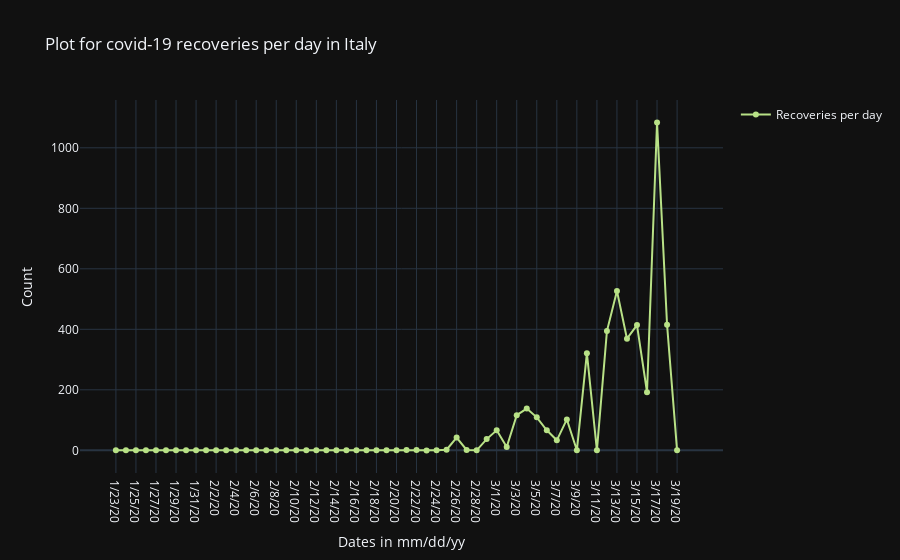

The notebook cell saved with this chart:
### Code cell
rnf_fig.show()

### Figure 1 — Plotly figure (JSON) as saved in the notebook; plotly's stock layout.template omitted (floating-point values rounded to 4 significant figures)
{"data": [{"line": {"color": "#B8E186"}, "mode": "lines+markers", "name": "Recoveries per day", "type": "scatter", "x": ["1/23/20", "1/24/20", "1/25/20", "1/26/20", "1/27/20", "1/28/20", "1/29/20", "1/30/20", "1/31/20", "2/1/20", "2/2/20", "2/3/20", "2/4/20", "2/5/20", "2/6/20", "2/7/20", "2/8/20", "2/9/20", "2/10/20", "2/11/20", "2/12/20", "2/13/20", "2/14/20", "2/15/20", "2/16/20", "2/17/20", "2/18/20", "2/19/20", "2/20/20", "2/21/20", "2/22/20", "2/23/20", "2/24/20", "2/25/20", "2/26/20", "2/27/20", "2/28/20", "2/29/20", "3/1/20", "3/2/20", "3/3/20", "3/4/20", "3/5/20", "3/6/20", "3/7/20", "3/8/20", "3/9/20", "3/10/20", "3/11/20", "3/12/20", "3/13/20", "3/14/20", "3/15/20", "3/16/20", "3/17/20", "3/18/20", "3/19/20", "3/20/20"], "y": [0, 0, 0, 0, 0, 0, 0, 0, 0, 0, 0, 0, 0, 0, 0, 0, 0, 0, 0, 0, 0, 0, 0, 0, 0, 0, 0, 0, 0, 1, 1, -1, 0, 2, 42, 1, 0, 37, 66, 11, 116, 138, 109, 66, 33, 102, 0, 321, 0, 394, 527, 369, 414, 192, 1084, 415, 0, null]}], "layout": {"showlegend": true, "title": {"text": "Plot for covid-19 recoveries per day in Italy"}, "xaxis": {"title": {"text": "Dates in mm/dd/yy"}}, "yaxis": {"title": {"text": "Count"}}}}
